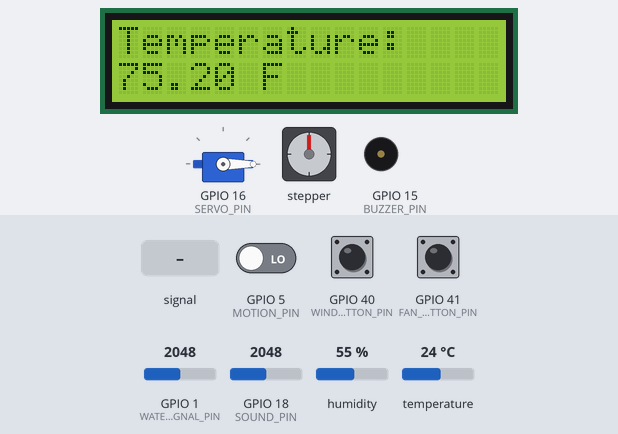
Bench run of a sketch on a simulated ESP32. Parts: 16×2 character LCD, servo, stepper motor, buzzer (waves = sounding). Inputs (shaded band) come from the test bench; at power-on: GPIO 18 (SOUND_PIN) = 2048, temperature 24 °C, GPIO 40 (WINDOW_BUTTON_PIN) HIGH, humidity 55 %, GPIO 1 (WATER_SIGNAL_PIN) = 2048, GPIO 5 (MOTION_PIN) LOW, GPIO 41 (FAN_BUTTON_PIN) HIGH. Nothing arrives over Bluetooth unless stated; a phone connects over Bluetooth LE 3 s after start; stepper angles assume 512 steps per turn.

Above: at 3.7 s.
3.8 s: GPIO 1 (WATER_SIGNAL_PIN) fed a 200 Hz sine of ±1842 counts around its level
At 5.9 s:
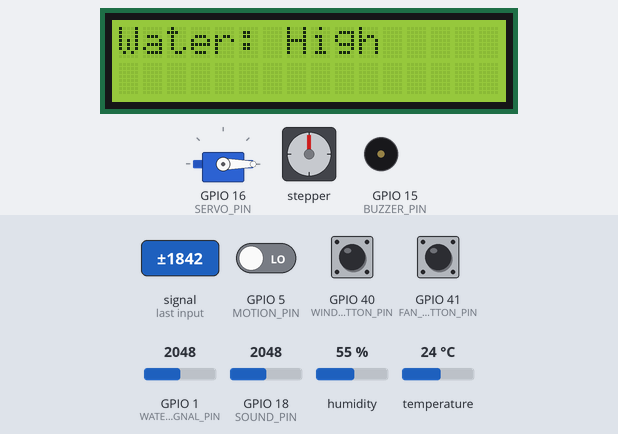
8.6 s: GPIO 18 (SOUND_PIN) set to 323
17.2 s: GPIO 18 (SOUND_PIN) set to 277
21.7 s: temperature set to 28 °C
At 22.59 s:
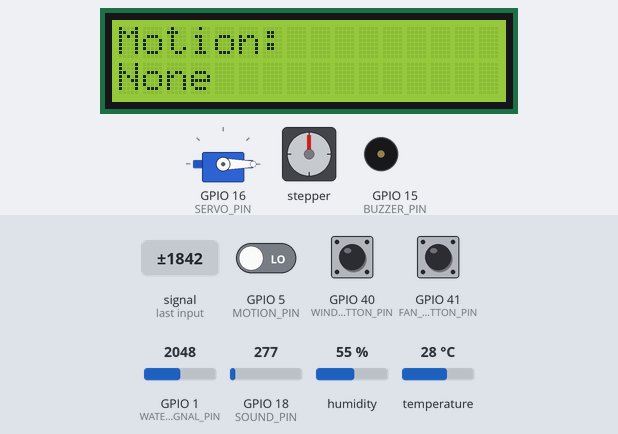
26.2 s: GPIO 40 (WINDOW_BUTTON_PIN) pulled LOW for 3 s
At 27.4 s:
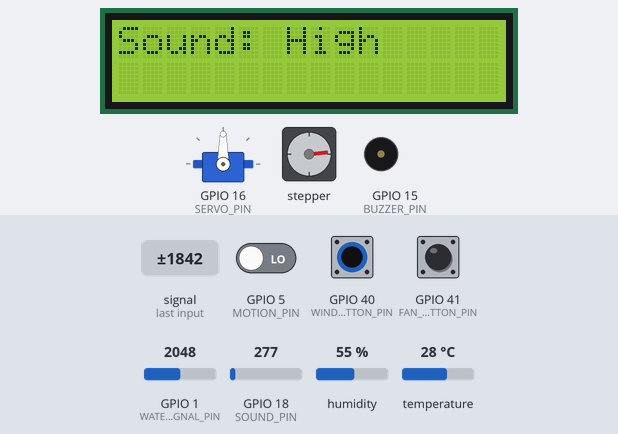
30.7 s: humidity set to 58 %
35.2 s: humidity set to 61 %
At 40.02 s:
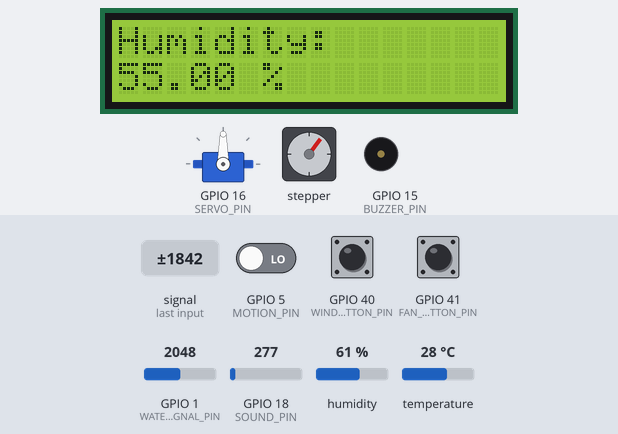
Timing chart, 0 to 44.6 s (numbered marks = the images above; inputs shaded):
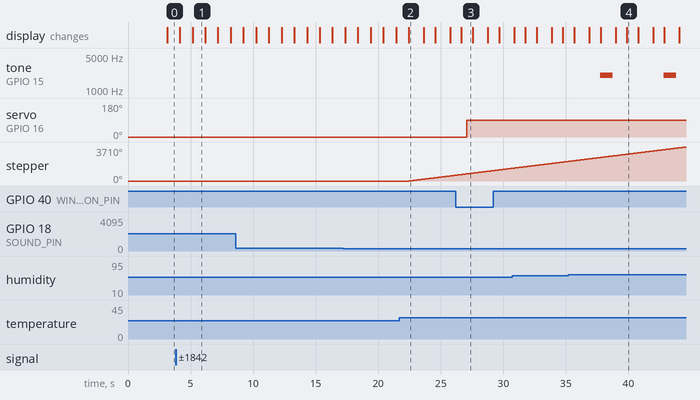

Measured:
- the behaviour switches between 26 and 27 °C on temperature (found by bisection; images 1 and 2)
- the behaviour switches between 59 and 60 % on humidity (found by bisection; images 3 and 4)
- after the input at 21.7 s, stepper: keeps turning clockwise at about 169°/s, starting after 0.78 s
- after the input at 26.2 s, servo on GPIO 16 (SERVO_PIN): 0° → 90° after 0.88 s
- after the input at 35.2 s, tone on GPIO 15 (BUZZER_PIN): alternates 2000 Hz for 1.0 s and silent for 4.1 s, starting after 2.5 s
- what the display in image 1 shows lasts 1.0 s, from 5.2 s to 6.2 s

The sketch:

CSE-474.ino
```cpp
// ================ Includes ================
#include <LiquidCrystal_I2C.h>
#include <Wire.h>
#include "freertos/FreeRTOS.h"
#include "freertos/task.h"
#include "freertos/queue.h"
#include <BLEDevice.h>
#include <BLEUtils.h>
#include <BLEServer.h>
#include "esp_timer.h"
#include <DHT.h>
#include <ESP32Servo.h>
#include <Stepper.h>

// ================ Macros ================
#define SDA_PIN 8
#define SCL_PIN 9
#define WINDOW_BUTTON_PIN  40
#define FAN_BUTTON_PIN  41
#define SENSOR_TIMER_INTERVAL 3000000
#define MESSAGE_TIMER_INTERVAL 100000000
#define DEBOUNCE_DELAY 200

// Sensors
#define DHT11_PIN 4
#define DHTTYPE DHT11
#define WATER_SIGNAL_PIN 1
#define SOUND_PIN 18
#define MOTION_PIN 5
#define HEAT_THRESHOLD 85
#define TEMP_LIMIT 80
#define HUMIDITY_LIMIT 70

#define WATER_LOW 500
#define WATER_HIGH 1000
#define SOUND_LOW 200
#define SOUND_HIGH 300
// Buzzer
#define BUZZER_PIN 15
#define LEDC_RES 8
#define LEDC_FREQ 2000

// Stepper motor
#define IN1 10
#define IN2 11
#define IN3 12
#define IN4 13
#define STEPS_PER_REV 512

// Servo motor
#define SERVO_PIN 16
#define WINDOW_OPEN 90
#define WINDOW_CLOSE 0

// Generate random Service and Characteristic UUIDs: https://www.uuidgenerator.net/
#define SERVICE_UUID        "2405162b-b220-47e6-a767-cc5d9437ccea"
#define CHARACTERISTIC_UUID "6637ffbf-19f6-48f1-9609-888aa2951ceb"

enum SensorType {
  TEMP,
  HUMIDITY,
  WATER,
  SOUND,
  MOTION
};

typedef struct {
  float temp;
  float humidity;
  float water;
  float sound;
  float motion;
} SensorData;

typedef struct {
  SensorType type;
  float value;
} LCDValue;


// ============= Global Variables ============
LiquidCrystal_I2C lcd(0x27, 16, 2);
esp_timer_handle_t sensor_timer;
esp_timer_handle_t message_timer;
volatile unsigned long lastWindowInterruptTime = 0;
volatile unsigned long lastFanInterruptTime = 0;

DHT dht(DHT11_PIN, DHTTYPE);
TaskHandle_t sensorTaskHandle = nullptr;
TaskHandle_t messageTaskHandle = nullptr;
TaskHandle_t buzzerTaskHandle = nullptr;
TaskHandle_t fanTaskHandle = nullptr;
QueueHandle_t lcd_queue = nullptr;


SemaphoreHandle_t xSemaphore = nullptr;

SensorData sensor_values;
SensorData sensor_avg;
int sample_size = 0;
BLECharacteristic *pCharacteristic = nullptr;

volatile bool fan_mode = false; // False is auto mode
volatile bool fan = false;
volatile bool window_button_pressed = false;
volatile bool window_mode = false;
volatile bool window = false;

Stepper fan_stepper(STEPS_PER_REV, IN1, IN2, IN3, IN4);
Servo window_servo;

// ================ Prototypes ================
void sensorTask(void* pvParameters);
void messageTask(void* pvParameters);
void buzzerTask(void* pvParameters);
void fanTask(void* pvParameters);
void windowTask(void* pvParameters);
void lcdTask(void* pvParameters);
void findMovingAverage(SensorData data);


// ================ Functions ================
void IRAM_ATTR handleWindowButtonInterrupt() {
  if (millis() - lastWindowInterruptTime >= DEBOUNCE_DELAY) {
    if (!window_mode) {
      window_mode = true;
      window = !window;
    } else {
      window_mode = false;
    }
    lastWindowInterruptTime = millis();
  }
}

void IRAM_ATTR handleFanButtonInterrupt() {
  if (millis() - lastFanInterruptTime >= DEBOUNCE_DELAY) {
    vTaskNotifyGiveFromISR(fanTaskHandle, NULL);
    lastFanInterruptTime = millis();
  }
}

void IRAM_ATTR sensorTimerInterrupt(void* arg) {
  vTaskNotifyGiveFromISR(sensorTaskHandle, NULL);
}

void IRAM_ATTR messageTimerInterrupt(void* arg) {
  vTaskNotifyGiveFromISR(messageTaskHandle, NULL);
}


void setup() {
  // BLE
  BLEDevice::init("MyESP32");
  BLEServer *pServer = BLEDevice::createServer();
  BLEService *pService = pServer->createService(SERVICE_UUID);
  pCharacteristic = pService->createCharacteristic(
                                          CHARACTERISTIC_UUID,
                                          BLECharacteristic::PROPERTY_READ |
                                          BLECharacteristic::PROPERTY_NOTIFY
                                        );

  pCharacteristic->setValue("Starting...");
  pService->start();
  BLEAdvertising *pAdvertising = pServer->getAdvertising();
  pAdvertising->start();

  // LCD
  Wire.begin(SDA_PIN, SCL_PIN);
  lcd.init();
  lcd.backlight();
  lcd.clear();

  // Mutex
  xSemaphore = xSemaphoreCreateMutex();

  // Sensors
  pinMode(WATER_SIGNAL_PIN, INPUT);
  pinMode(SOUND_PIN, INPUT);
  pinMode(MOTION_PIN, INPUT);
  dht.begin();

  sensor_values.humidity = 0;
  sensor_values.motion = 0;
  sensor_values.sound = 0;
  sensor_values.temp = 0;
  sensor_values.water = 0;

  sensor_avg.humidity = 0;
  sensor_avg.motion = 0;
  sensor_avg.sound = 0;
  sensor_avg.temp = 0;
  sensor_avg.water = 0;

  // Stepper motor
  fan_stepper.setSpeed(30);

  // Server motor
  window_servo.attach(SERVO_PIN);
  window_servo.write(WINDOW_CLOSE);

  // Buzzer
  ledcAttach(BUZZER_PIN, LEDC_FREQ, LEDC_RES);
  ledcWrite(BUZZER_PIN, 0);

  // Queue
  lcd_queue = xQueueCreate(10, sizeof(LCDValue));

  // Window button
  pinMode(WINDOW_BUTTON_PIN, INPUT_PULLUP);
  attachInterrupt(digitalPinToInterrupt(WINDOW_BUTTON_PIN), &handleWindowButtonInterrupt, FALLING);

  // Fan button
  pinMode(FAN_BUTTON_PIN, INPUT_PULLUP);
  attachInterrupt(digitalPinToInterrupt(FAN_BUTTON_PIN), &handleFanButtonInterrupt, FALLING);

  // Core 0
  xTaskCreatePinnedToCore(sensorTask, "TaskSensor", 4096, NULL, 1, &sensorTaskHandle, 0);
  xTaskCreatePinnedToCore(buzzerTask, "TaskBuzzer", 4096, NULL, 1, &buzzerTaskHandle, 0);
  xTaskCreatePinnedToCore(lcdTask, "TaskLCD", 4096, NULL, 1, NULL, 0);

  // Core 1
  xTaskCreatePinnedToCore(messageTask, "TaskMessage", 4096, NULL, 1, &messageTaskHandle, 1);
  xTaskCreatePinnedToCore(windowTask, "TaskWindow", 4096, NULL, 1, NULL, 1);
  xTaskCreatePinnedToCore(fanTask, "TaskFan", 4096, NULL, 1, &fanTaskHandle, 1);

  // Sensor timer
  esp_timer_create_args_t sensor_timer_args = {
    .callback = &sensorTimerInterrupt,
    .name = "sensor_timer"
  };
  esp_timer_create(&sensor_timer_args, &sensor_timer);
  esp_timer_start_periodic(sensor_timer, SENSOR_TIMER_INTERVAL);

  // Message timer
    esp_timer_create_args_t message_timer_args = {
    .callback = &messageTimerInterrupt,
    .name = "message_timer"
  };
  esp_timer_create(&message_timer_args, &message_timer);
  esp_timer_start_periodic(message_timer, MESSAGE_TIMER_INTERVAL);

}

void sensorTask(void* pvParameters){
  SensorData local;
  while(1){
    ulTaskNotifyTake(pdTRUE, portMAX_DELAY);
    vTaskDelay(pdMS_TO_TICKS(10));
    local.water = analogRead(WATER_SIGNAL_PIN);

    local.humidity = dht.readHumidity();
    local.temp= dht.readTemperature(true);
    local.sound = analogRead(SOUND_PIN);
    local.motion = digitalRead(MOTION_PIN); // should just be 0 or 1

    if (xSemaphoreTake(xSemaphore, portMAX_DELAY) == pdTRUE) {
      sensor_values = local;
      findMovingAverage(local);
      xSemaphoreGive(xSemaphore);
    }

    if (dht.computeHeatIndex(local.temp, local.humidity, true) > HEAT_THRESHOLD) {
      xTaskNotifyGive(buzzerTaskHandle);
    }

    LCDValue data;
    data.type = TEMP;
    data.value = local.temp;
    xQueueSend(lcd_queue, &data, portMAX_DELAY);

    data.type = HUMIDITY;
    data.value = local.humidity;
    xQueueSend(lcd_queue, &data, portMAX_DELAY);

    data.type = WATER;
    data.value = local.water;
    xQueueSend(lcd_queue, &data, portMAX_DELAY);

    data.type = SOUND;
    data.value = local.sound;
    xQueueSend(lcd_queue, &data, portMAX_DELAY);

    data.type = MOTION;
    data.value = local.motion;
    xQueueSend(lcd_queue, &data, portMAX_DELAY);
  }
}

void messageTask(void* pvParameters){
  SensorData avg;
  while(1) {
    ulTaskNotifyTake(pdTRUE, portMAX_DELAY);
    if (xSemaphoreTake(xSemaphore, portMAX_DELAY) == pdTRUE) {
      avg = sensor_avg;
      xSemaphoreGive(xSemaphore);
    }

    String msg = "Temp: " + String(avg.temp, 1) +
                 ", Humidity: " + String(avg.humidity, 1) +
                 ", Water: " + String(avg.water, 1) +
                 ", Sound: " + String(avg.sound, 1) +
                 ", Motion: " + String(avg.motion, 1);

    pCharacteristic->setValue(msg.c_str());
    pCharacteristic->notify();
  }
}

void findMovingAverage(SensorData data) {
  if (sample_size == 0) {
    sensor_avg = data;
    sample_size = 1;
  } else {
    sensor_avg.temp = (sensor_avg.temp * sample_size + data.temp) / (sample_size + 1);
    sensor_avg.humidity = (sensor_avg.humidity * sample_size + data.humidity) / (sample_size + 1);
    sensor_avg.water = (sensor_avg.water * sample_size + data.water) / (sample_size + 1);
    if ((sensor_avg.motion * sample_size + data.motion) / (sample_size + 1) >= 0.5) {
      sensor_avg.motion = 1;
    } else {
      sensor_avg.motion = 0;
    }
    sensor_avg.sound = (sensor_avg.sound * sample_size + data.sound) / (sample_size + 1);
    sample_size++;
  }
}

void windowTask(void* pvParameters){
  float curr_humidity;
  while(1) {
    if (xSemaphoreTake(xSemaphore, portMAX_DELAY) == pdTRUE) {
      curr_humidity = sensor_values.humidity;
      xSemaphoreGive(xSemaphore);
    }

    if (window_mode) {
      // manual mode
      if (window) {
        window_servo.write(WINDOW_OPEN);
      } else {
        window_servo.write(WINDOW_CLOSE);
      }
    } else {
      // auto mode
      if (curr_humidity >= HUMIDITY_LIMIT) {
        window = true;
        window_servo.write(WINDOW_OPEN);
      } else {
        window = false;
        window_servo.write(WINDOW_CLOSE);
      }
    }

    vTaskDelay(pdMS_TO_TICKS(1000));
  }
}

void fanTask(void* pvParameters){
  float curr_temp;

  while(1) {
    if (ulTaskNotifyTake(pdTRUE, 0) > 0) {
      if (!fan_mode) {
        fan_mode = true;
        fan = !fan;
      } else {
        fan_mode = false;
      }
    }

    if (xSemaphoreTake(xSemaphore, portMAX_DELAY) == pdTRUE) {
      curr_temp = sensor_values.temp;
      xSemaphoreGive(xSemaphore);
    }

    if (fan_mode) {
      // manual mode
      if (fan) {
        fan_stepper.step(8);
      }
    } else {
      // auto mode
      if (curr_temp >= TEMP_LIMIT) {
        fan_stepper.step(8);
      }
    }

    vTaskDelay(pdMS_TO_TICKS(2));
  }
}

void lcdTask(void* pvParameters){
  while(1) {
    LCDValue receivedValue;
    if (xQueueReceive(lcd_queue, &receivedValue, portMAX_DELAY) == pdTRUE){
      lcd.clear();
      lcd.setCursor(0, 0);

      switch (receivedValue.type) {
        case TEMP:
          lcd.print("Temperature: ");
          lcd.setCursor(0, 1);
          lcd.print(receivedValue.value);
          lcd.print(" F");
          break;

        case HUMIDITY:
          lcd.print("Humidity: ");
          lcd.setCursor(0, 1);
          lcd.print(receivedValue.value);
          lcd.print(" %");
          break;

        case WATER:
          lcd.print("Water: ");
          if (receivedValue.value < WATER_LOW){
            lcd.print("Low");
          } else if(receivedValue.value > WATER_HIGH){
            lcd.print("High");
          } else {
            lcd.print("Medium");
          }
          break;

        case SOUND:
          lcd.print("Sound: ");
          if (receivedValue.value < SOUND_LOW){
            lcd.print("Low");
          } else if(receivedValue.value > SOUND_HIGH) {
            lcd.print("High");
          } else {
            lcd.print("medium");
          }
          break;

        case MOTION:
          lcd.print("Motion: ");
          lcd.setCursor(0, 1);
          if (receivedValue.value >= 0.5){
            lcd.print("Detected");
          } else{
            lcd.print("None");
          }
          break;
      }
    }
    vTaskDelay(pdMS_TO_TICKS(1000));
  }
}

void buzzerTask(void* pvParameters){
  while(1){
    ulTaskNotifyTake(pdTRUE, portMAX_DELAY);
    ledcWrite(BUZZER_PIN, 128);
    vTaskDelay(pdMS_TO_TICKS(1000));
    ledcWrite(BUZZER_PIN, 0);
    vTaskDelay(pdMS_TO_TICKS(1000));
  }
}

void loop() {
  // FreeRTOS handles everything
}
```
